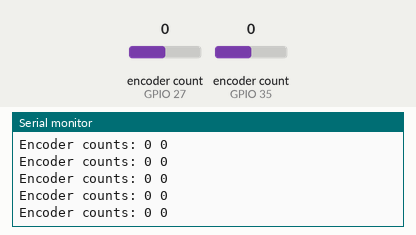
Simulated run of this sketch. Board: ESP32. Parts: the last lines printed to the serial monitor. Inputs (shaded band) come from the test bench; at power-on: encoder count (sensors on GPIO 27, GPIO 35) 0.

Above: at 1.2 s.
1.3 s: encoder count (sensor on GPIO 27) set to 1
At 1.31 s:
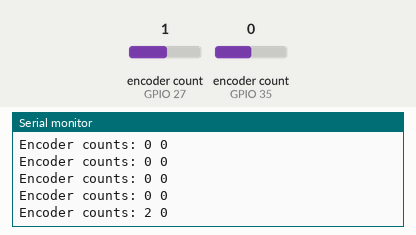
2.8 s: encoder count (sensor on GPIO 35) set to 1
At 2.82 s:
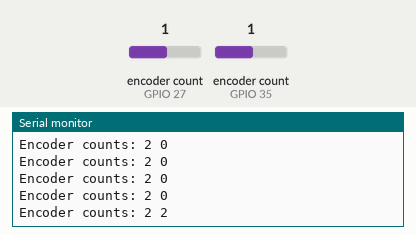
4.3 s: encoder count (sensor on GPIO 27) set to 2
At 4.32 s:
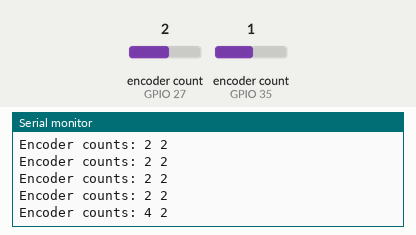
5.8 s: encoder count (sensor on GPIO 35) set to 2
At 5.83 s:
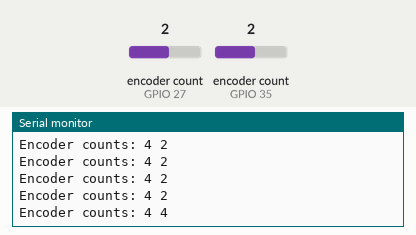
Timing chart, 0 to 8.3 s (numbered marks = the images above; inputs shaded):
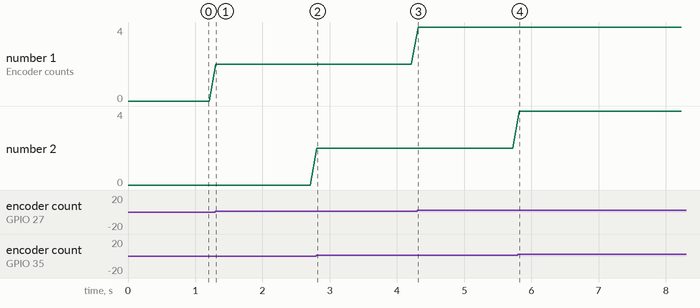

Measured:
- after the input at 1.3 s, the serial monitor: prints a new line at once (image 1)
- after the input at 2.8 s, the serial monitor: prints a new line at once (image 2)
- after the input at 4.3 s, the serial monitor: prints a new line at once (image 3)
- after the input at 5.8 s, the serial monitor: prints a new line at once (image 4)
- plotted number 1: 0 → 2 after the input at 1.3 s, 2 → 4 after the input at 4.3 s

The sketch:

sketch_nov25a.ino
```cpp
#include <ESP32Encoder.h>

ESP32Encoder encoder1; // ตัวแปรสำหรับ Encoder แรก
ESP32Encoder encoder2; // ตัวแปรสำหรับ Encoder ที่สอง

void setup() {
  Serial.begin(115200);

  // กำหนดการใช้งาน pull-up resistors
  ESP32Encoder::useInternalWeakPullResistors = puType::up;

  // Attach Encoder 1 ที่ขา 27 และ 26
  encoder1.attachHalfQuad(27, 26);
  // Attach Encoder 2 ที่ขา 35 และ 34
  encoder2.attachHalfQuad(35, 34);

  // เริ่มต้นค่าตั้งต้นของ Encoder 1
  encoder1.clearCount();
  // เริ่มต้นค่าตั้งต้นของ Encoder 2
  encoder2.clearCount();

  Serial.println("Encoder Start = " + String((int32_t)encoder1.getCount()) + " " + String((int32_t)encoder2.getCount()));
}

void loop() {
  // อ่านค่าจาก Encoder ทั้งสอง
  int32_t count1 = encoder1.getCount();
  int32_t count2 = encoder2.getCount();

  // แสดงผลลัพธ์
  Serial.print("Encoder counts: ");
  Serial.print(count1);
  Serial.print(" ");
  Serial.println(count2);

  delay(100);
}
```
